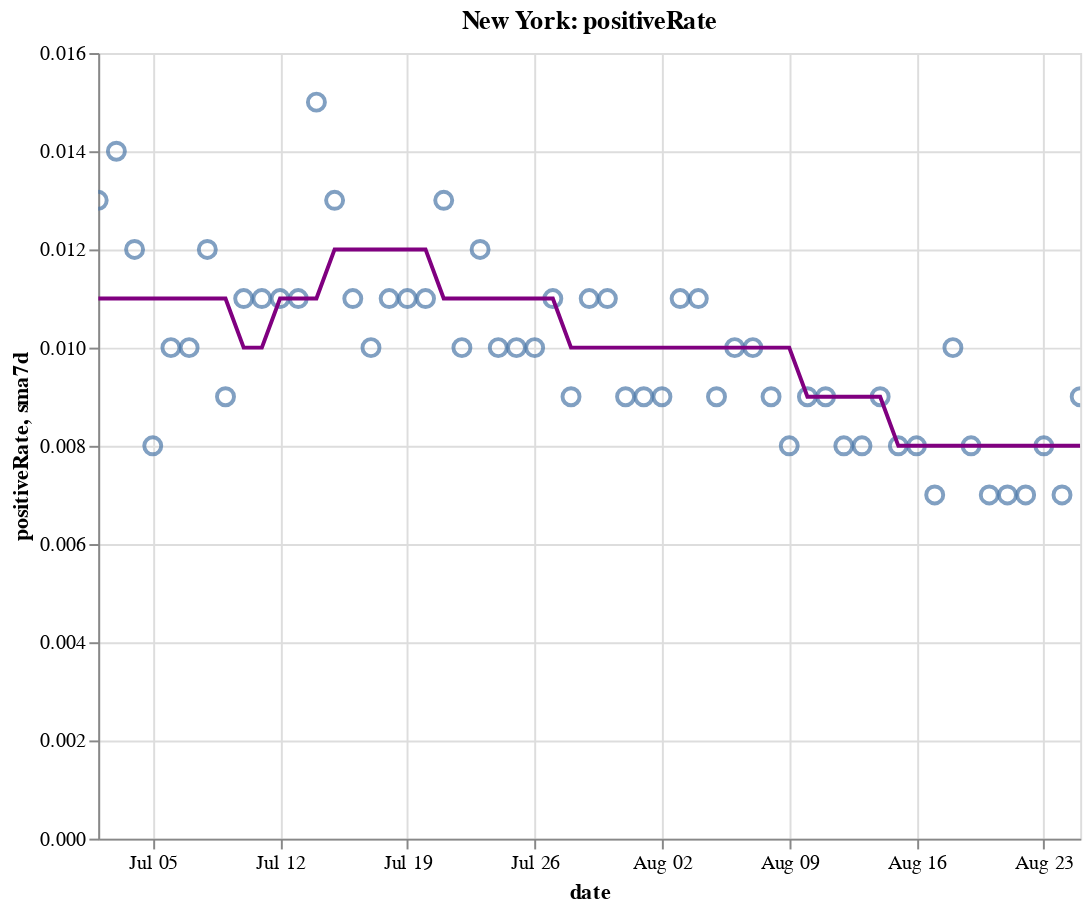

The code cell stored with this chart in its notebook:
### Code cell
create_plot(ny, 'positiveRate')

### Figure 1 — Vega-Lite specification as saved in the notebook (floating-point values rounded to 4 significant figures)
{"config": {"view": {"continuousWidth": 400, "continuousHeight": 300}}, "layer": [{"layer": [{"mark": {"type": "point", "size": 75}, "encoding": {"tooltip": [{"type": "temporal", "field": "date"}, {"type": "quantitative", "field": "positiveRate"}, {"type": "quantitative", "field": "sma7d"}], "x": {"type": "temporal", "field": "date"}, "y": {"type": "quantitative", "field": "positiveRate"}}, "selection": {"selector010": {"type": "interval", "bind": "scales", "encodings": ["x", "y"]}}}, {"mark": {"type": "line", "color": "purple"}, "encoding": {"x": {"type": "temporal", "field": "date"}, "y": {"type": "quantitative", "field": "sma7d"}}}]}, {"mark": {"type": "rule", "color": "#aaa"}, "encoding": {"x": {"type": "temporal", "field": "date"}}, "transform": [{"filter": {"selection": "selector009"}}]}, {"mark": "circle", "encoding": {"opacity": {"condition": {"value": 1, "selection": "selector009"}, "value": 0}, "tooltip": [{"type": "temporal", "field": "date"}, {"type": "quantitative", "field": "positiveRate"}, {"type": "quantitative", "field": "sma7d"}], "x": {"type": "temporal", "field": "date"}, "y": {"type": "quantitative", "field": "positiveRate"}}, "selection": {"selector009": {"type": "single", "encodings": ["x"], "on": "mouseover", "nearest": true, "empty": "none"}}}, {"mark": {"type": "text", "align": "left", "dx": 5, "dy": -5, "stroke": "white", "strokeWidth": 2}, "encoding": {"text": {"type": "quantitative", "field": "positiveRate"}, "tooltip": [{"type": "temporal", "field": "date"}, {"type": "quantitative", "field": "positiveRate"}, {"type": "quantitative", "field": "sma7d"}], "x": {"type": "temporal", "field": "date"}, "y": {"type": "quantitative", "field": "positiveRate"}}, "transform": [{"filter": {"selection": "selector009"}}]}, {"mark": {"type": "text", "align": "left", "dx": 5, "dy": -5}, "encoding": {"text": {"type": "quantitative", "field": "positiveRate"}, "tooltip": [{"type": "temporal", "field": "date"}, {"type": "quantitative", "field": "positiveRate"}, {"type": "quantitative", "field": "sma7d"}], "x": {"type": "temporal", "field": "date"}, "y": {"type": "quantitative", "field": "positiveRate"}}, "transform": [{"filter": {"selection": "selector009"}}]}], "data": {"name": "data-46c6337164ce5a208b0bd9a09e5bbe59"}, "height": 400, "title": "New York: positiveRate", "width": 500, "$schema": "https://vega.github.io/schema/vega-lite/v4.8.1.json", "datasets": {"data-46c6337164ce5a208b0bd9a09e5bbe59": [{"date": "2020-07-02T00:00:00", "totalTestResultsIncrease": 69940.0, "positiveIncrease": 875.0, "death": 24880.0, "deathIncrease": 11.0, "positiveRate": 0.013, "state": "New York", "sma7d": 0.011}, {"date": "2020-07-03T00:00:00", "totalTestResultsIncrease": 66390.0, "positiveIncrease": 918.0, "death": 24880.0, "deathIncrease": 8.0, "positiveRate": 0.014, "state": "New York", "sma7d": 0.011}, {"date": "2020-07-04T00:00:00", "totalTestResultsIncrease": 62400.0, "positiveIncrease": 726.0, "death": 24900.0, "deathIncrease": 11.0, "positiveRate": 0.012, "state": "New York", "sma7d": 0.011}, {"date": "2020-07-05T00:00:00", "totalTestResultsIncrease": 63420.0, "positiveIncrease": 533.0, "death": 24900.0, "deathIncrease": 8.0, "positiveRate": 0.008, "state": "New York", "sma7d": 0.011}, {"date": "2020-07-06T00:00:00", "totalTestResultsIncrease": 54330.0, "positiveIncrease": 518.0, "death": 24910.0, "deathIncrease": 9.0, "positiveRate": 0.01, "state": "New York", "sma7d": 0.011}, {"date": "2020-07-07T00:00:00", "totalTestResultsIncrease": 56740.0, "positiveIncrease": 588.0, "death": 24920.0, "deathIncrease": 11.0, "positiveRate": 0.01, "state": "New York", "sma7d": 0.011}, {"date": "2020-07-08T00:00:00", "totalTestResultsIncrease": 57580.0, "positiveIncrease": 692.0, "death": 24940.0, "deathIncrease": 20.0, "positiveRate": 0.012, "state": "New York", "sma7d": 0.011}, {"date": "2020-07-09T00:00:00", "totalTestResultsIncrease": 65560.0, "positiveIncrease": 584.0, "death": 24960.0, "deathIncrease": 15.0, "positiveRate": 0.009, "state": "New York", "sma7d": 0.011}, {"date": "2020-07-10T00:00:00", "totalTestResultsIncrease": 73560.0, "positiveIncrease": 786.0, "death": 24970.0, "deathIncrease": 9.0, "positiveRate": 0.011, "state": "New York", "sma7d": 0.01}, {"date": "2020-07-11T00:00:00", "totalTestResultsIncrease": 69200.0, "positiveIncrease": 730.0, "death": 24970.0, "deathIncrease": 6.0, "positiveRate": 0.011, "state": "New York", "sma7d": 0.01}, {"date": "2020-07-12T00:00:00", "totalTestResultsIncrease": 62420.0, "positiveIncrease": 677.0, "death": 24980.0, "deathIncrease": 5.0, "positiveRate": 0.011, "state": "New York", "sma7d": 0.011}, {"date": "2020-07-13T00:00:00", "totalTestResultsIncrease": 51690.0, "positiveIncrease": 557.0, "death": 24990.0, "deathIncrease": 10.0, "positiveRate": 0.011, "state": "New York", "sma7d": 0.011}, {"date": "2020-07-14T00:00:00", "totalTestResultsIncrease": 60040.0, "positiveIncrease": 912.0, "death": 24990.0, "deathIncrease": 5.0, "positiveRate": 0.015, "state": "New York", "sma7d": 0.011}, {"date": "2020-07-15T00:00:00", "totalTestResultsIncrease": 63600.0, "positiveIncrease": 831.0, "death": 25000.0, "deathIncrease": 9.0, "positiveRate": 0.013, "state": "New York", "sma7d": 0.012}, {"date": "2020-07-16T00:00:00", "totalTestResultsIncrease": 72680.0, "positiveIncrease": 769.0, "death": 25010.0, "deathIncrease": 11.0, "positiveRate": 0.011, "state": "New York", "sma7d": 0.012}, {"date": "2020-07-17T00:00:00", "totalTestResultsIncrease": 78240.0, "positiveIncrease": 776.0, "death": 25020.0, "deathIncrease": 10.0, "positiveRate": 0.01, "state": "New York", "sma7d": 0.012}, {"date": "2020-07-18T00:00:00", "totalTestResultsIncrease": 69820.0, "positiveIncrease": 754.0, "death": 25040.0, "deathIncrease": 11.0, "positiveRate": 0.011, "state": "New York", "sma7d": 0.012}, {"date": "2020-07-19T00:00:00", "totalTestResultsIncrease": 46200.0, "positiveIncrease": 502.0, "death": 25050.0, "deathIncrease": 13.0, "positiveRate": 0.011, "state": "New York", "sma7d": 0.012}, {"date": "2020-07-20T00:00:00", "totalTestResultsIncrease": 49340.0, "positiveIncrease": 519.0, "death": 25060.0, "deathIncrease": 8.0, "positiveRate": 0.011, "state": "New York", "sma7d": 0.012}, {"date": "2020-07-21T00:00:00", "totalTestResultsIncrease": 66170.0, "positiveIncrease": 855.0, "death": 25060.0, "deathIncrease": 2.0, "positiveRate": 0.013, "state": "New York", "sma7d": 0.011}, {"date": "2020-07-22T00:00:00", "totalTestResultsIncrease": 67660.0, "positiveIncrease": 705.0, "death": 25070.0, "deathIncrease": 10.0, "positiveRate": 0.01, "state": "New York", "sma7d": 0.011}, {"date": "2020-07-23T00:00:00", "totalTestResultsIncrease": 69700.0, "positiveIncrease": 811.0, "death": 25080.0, "deathIncrease": 13.0, "positiveRate": 0.012, "state": "New York", "sma7d": 0.011}, {"date": "2020-07-24T00:00:00", "totalTestResultsIncrease": 76510.0, "positiveIncrease": 753.0, "death": 25090.0, "deathIncrease": 9.0, "positiveRate": 0.01, "state": "New York", "sma7d": 0.011}, {"date": "2020-07-25T00:00:00", "totalTestResultsIncrease": 71470.0, "positiveIncrease": 750.0, "death": 25100.0, "deathIncrease": 13.0, "positiveRate": 0.01, "state": "New York", "sma7d": 0.011}, {"date": "2020-07-26T00:00:00", "totalTestResultsIncrease": 53570.0, "positiveIncrease": 536.0, "death": 25110.0, "deathIncrease": 3.0, "positiveRate": 0.01, "state": "New York", "sma7d": 0.011}, {"date": "2020-07-27T00:00:00", "totalTestResultsIncrease": 57270.0, "positiveIncrease": 608.0, "death": 25120.0, "deathIncrease": 11.0, "positiveRate": 0.011, "state": "New York", "sma7d": 0.011}, {"date": "2020-07-28T00:00:00", "totalTestResultsIncrease": 57400.0, "positiveIncrease": 534.0, "death": 25130.0, "deathIncrease": 9.0, "positiveRate": 0.009, "state": "New York", "sma7d": 0.01}, {"date": "2020-07-29T00:00:00", "totalTestResultsIncrease": 62280.0, "positiveIncrease": 715.0, "death": 25130.0, "deathIncrease": 6.0, "positiveRate": 0.011, "state": "New York", "sma7d": 0.01}, {"date": "2020-07-30T00:00:00", "totalTestResultsIncrease": 73550.0, "positiveIncrease": 777.0, "death": 25140.0, "deathIncrease": 13.0, "positiveRate": 0.011, "state": "New York", "sma7d": 0.01}, {"date": "2020-07-31T00:00:00", "totalTestResultsIncrease": 68870.0, "positiveIncrease": 644.0, "death": 25150.0, "deathIncrease": 5.0, "positiveRate": 0.009, "state": "New York", "sma7d": 0.01}, {"date": "2020-08-01T00:00:00", "totalTestResultsIncrease": 82740.0, "positiveIncrease": 753.0, "death": 25160.0, "deathIncrease": 14.0, "positiveRate": 0.009, "state": "New York", "sma7d": 0.01}, {"date": "2020-08-02T00:00:00", "totalTestResultsIncrease": 58960.0, "positiveIncrease": 531.0, "death": 25170.0, "deathIncrease": 6.0, "positiveRate": 0.009, "state": "New York", "sma7d": 0.01}, {"date": "2020-08-03T00:00:00", "totalTestResultsIncrease": 51840.0, "positiveIncrease": 545.0, "death": 25170.0, "deathIncrease": 2.0, "positiveRate": 0.011, "state": "New York", "sma7d": 0.01}, {"date": "2020-08-04T00:00:00", "totalTestResultsIncrease": 70990.0, "positiveIncrease": 746.0, "death": 25180.0, "deathIncrease": 3.0, "positiveRate": 0.011, "state": "New York", "sma7d": 0.01}, {"date": "2020-08-05T00:00:00", "totalTestResultsIncrease": 72670.0, "positiveIncrease": 636.0, "death": 25180.0, "deathIncrease": 4.0, "positiveRate": 0.009, "state": "New York", "sma7d": 0.01}, {"date": "2020-08-06T00:00:00", "totalTestResultsIncrease": 72370.0, "positiveIncrease": 703.0, "death": 25180.0, "deathIncrease": 6.0, "positiveRate": 0.01, "state": "New York", "sma7d": 0.01}, {"date": "2020-08-07T00:00:00", "totalTestResultsIncrease": 70170.0, "positiveIncrease": 714.0, "death": 25190.0, "deathIncrease": 5.0, "positiveRate": 0.01, "state": "New York", "sma7d": 0.01}, {"date": "2020-08-08T00:00:00", "totalTestResultsIncrease": 74860.0, "positiveIncrease": 703.0, "death": 25200.0, "deathIncrease": 5.0, "positiveRate": 0.009, "state": "New York", "sma7d": 0.01}, {"date": "2020-08-09T00:00:00", "totalTestResultsIncrease": 65810.0, "positiveIncrease": 515.0, "death": 25200.0, "deathIncrease": 7.0, "positiveRate": 0.008, "state": "New York", "sma7d": 0.01}, {"date": "2020-08-10T00:00:00", "totalTestResultsIncrease": 54000.0, "positiveIncrease": 476.0, "death": 25200.0, "deathIncrease": 2.0, "positiveRate": 0.009, "state": "New York", "sma7d": 0.009}, {"date": "2020-08-11T00:00:00", "totalTestResultsIncrease": 77060.0, "positiveIncrease": 667.0, "death": 25210.0, "deathIncrease": 7.0, "positiveRate": 0.009, "state": "New York", "sma7d": 0.009}, {"date": "2020-08-12T00:00:00", "totalTestResultsIncrease": 87780.0, "positiveIncrease": 700.0, "death": 25220.0, "deathIncrease": 7.0, "positiveRate": 0.008, "state": "New York", "sma7d": 0.009}, {"date": "2020-08-13T00:00:00", "totalTestResultsIncrease": 87900.0, "positiveIncrease": 737.0, "death": 25230.0, "deathIncrease": 10.0, "positiveRate": 0.008, "state": "New York", "sma7d": 0.009}, {"date": "2020-08-14T00:00:00", "totalTestResultsIncrease": 85460.0, "positiveIncrease": 727.0, "death": 25230.0, "deathIncrease": 4.0, "positiveRate": 0.009, "state": "New York", "sma7d": 0.009}, {"date": "2020-08-15T00:00:00", "totalTestResultsIncrease": 88670.0, "positiveIncrease": 734.0, "death": 25240.0, "deathIncrease": 12.0, "positiveRate": 0.008, "state": "New York", "sma7d": 0.008}, {"date": "2020-08-16T00:00:00", "totalTestResultsIncrease": 77690.0, "positiveIncrease": 607.0, "death": 25250.0, "deathIncrease": 6.0, "positiveRate": 0.008, "state": "New York", "sma7d": 0.008}, {"date": "2020-08-17T00:00:00", "totalTestResultsIncrease": 56890.0, "positiveIncrease": 408.0, "death": 25260.0, "deathIncrease": 6.0, "positiveRate": 0.007, "state": "New York", "sma7d": 0.008}, {"date": "2020-08-18T00:00:00", "totalTestResultsIncrease": 66890.0, "positiveIncrease": 655.0, "death": 25260.0, "deathIncrease": 8.0, "positiveRate": 0.01, "state": "New York", "sma7d": 0.008}, {"date": "2020-08-19T00:00:00", "totalTestResultsIncrease": 80420.0, "positiveIncrease": 631.0, "death": 25270.0, "deathIncrease": 6.0, "positiveRate": 0.008, "state": "New York", "sma7d": 0.008}, {"date": "2020-08-20T00:00:00", "totalTestResultsIncrease": 80980.0, "positiveIncrease": 601.0, "death": 25280.0, "deathIncrease": 5.0, "positiveRate": 0.007, "state": "New York", "sma7d": 0.008}, {"date": "2020-08-21T00:00:00", "totalTestResultsIncrease": 98880.0, "positiveIncrease": 709.0, "death": 25280.0, "deathIncrease": 3.0, "positiveRate": 0.007, "state": "New York", "sma7d": 0.008}, {"date": "2020-08-22T00:00:00", "totalTestResultsIncrease": 94850.0, "positiveIncrease": 653.0, "death": 25280.0, "deathIncrease": 4.0, "positiveRate": 0.007, "state": "New York", "sma7d": 0.008}, {"date": "2020-08-23T00:00:00", "totalTestResultsIncrease": 74040.0, "positiveIncrease": 572.0, "death": 25290.0, "deathIncrease": 6.0, "positiveRate": 0.008, "state": "New York", "sma7d": 0.008}, {"date": "2020-08-24T00:00:00", "totalTestResultsIncrease": 62030.0, "positiveIncrease": 408.0, "death": 25300.0, "deathIncrease": 7.0, "positiveRate": 0.007, "state": "New York", "sma7d": 0.008}, {"date": "2020-08-25T00:00:00", "totalTestResultsIncrease": 67260.0, "positiveIncrease": 629.0, "death": 25300.0, "deathIncrease": 2.0, "positiveRate": 0.009, "state": "New York", "sma7d": 0.008}]}}
